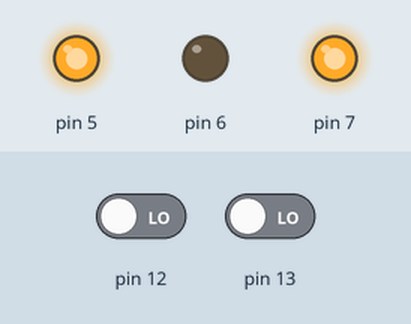
Bench run of a sketch on a simulated Arduino Uno, built with avr-gcc and run on an emulated ATmega328P. On the bench: output pins drawn as LEDs (lit = HIGH). The inputs (shaded band) are chosen by the test bench; at power-on: pin 12 LOW, pin 13 LOW.

Above: at 1.2 s.
1.3 s: pin 12 driven HIGH
At 2.7 s:
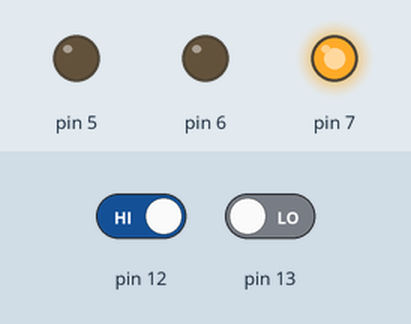
At 4.2 s:
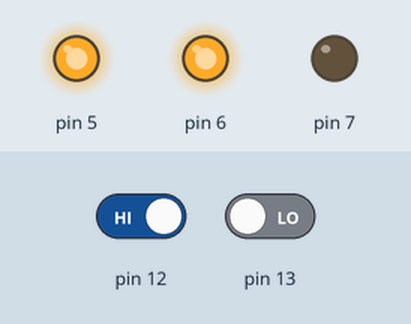
Timing chart, 0 to 5.7 s (numbered marks = the images above; inputs shaded):
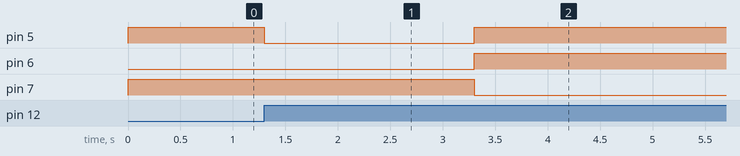

The sketch:

testknopka.ino
```cpp
void setup() {
  // put your setup code here, to run once:
pinMode(13, INPUT);
pinMode(12, INPUT);
pinMode(7, OUTPUT);
pinMode(6, OUTPUT);
pinMode(5, OUTPUT);
Serial.begin(9600);
}

void loop() {
  // put your main code here, to run repeatedly:
  int i;
  int d;
  i=digitalRead(13);
  d=digitalRead(12);
  digitalWrite(7, HIGH);
  digitalWrite(6, LOW);
  analogWrite(5, 255);
  if (d==1)
  {
    analogWrite(5, 0);
    delay(2000);
    digitalWrite(6, HIGH);
    digitalWrite(7, LOW);
    analogWrite(5, 255);
    delay(10000);
  }
//Serial.println(digitalRead(12));
   //delay(200);
}
```

Measured:
- after the input at 1.3 s, pin 5: HIGH → LOW at once, → HIGH 2.0 s later; pin 6: LOW → HIGH after 2.0 s; pin 7: HIGH → LOW after 2.0 s
